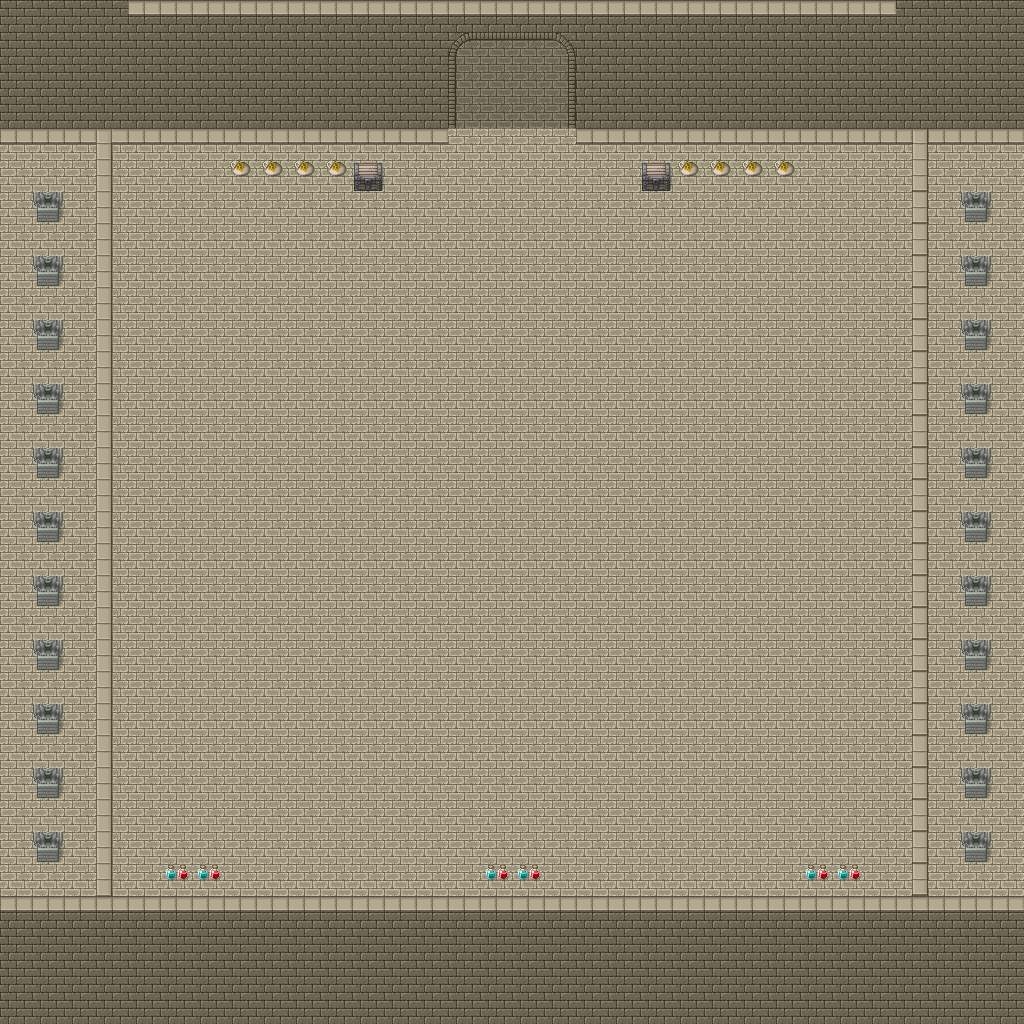

Below is a game level as drawn by its tile map, then a one-line description and the .tmx that defines it (tile-layer data replaced by summaries):
An orthogonal 32x32 tile map with 32x32 px tiles, 4 tile layers (Floors, Walls, Stairs, Items).

<map version="1.4" tiledversion="1.4.2" orientation="orthogonal" renderorder="right-down" width="32" height="32" tilewidth="32" tileheight="32" infinite="0" nextlayerid="5" nextobjectid="1">
 <tileset firstgid="1" source="[Base]BaseChip_pipo.tsx" />
 <layer id="1" name="Floors" width="32" height="32">
  <data>[1024 cells, 1024 non-empty, 1 distinct tile ids]</data>
 </layer>
 <layer id="2" name="Walls" width="32" height="32">
  <data>[1024 cells, 352 non-empty, 14 distinct tile ids]</data>
 </layer>
 <layer id="3" name="Stairs" width="32" height="32">
  <data>[1024 cells, 0 non-empty, 0 distinct tile ids]</data>
 </layer>
 <layer id="4" name="Items" width="32" height="32">
  <data>[1024 cells, 16 non-empty, 3 distinct tile ids]</data>
 </layer>
</map>
